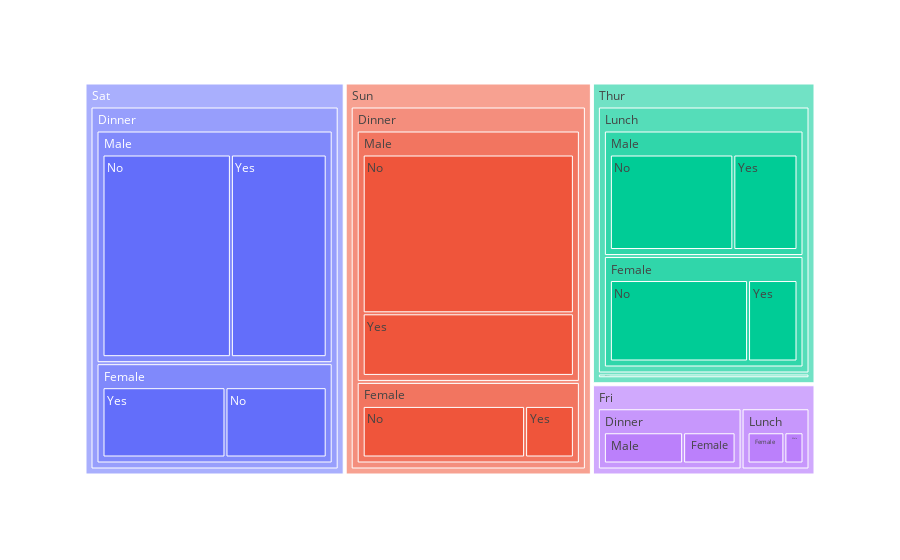

This figure's notebook cell:
### Code cell
px.treemap(data_frame=tips,
    path=['day','time','sex','smoker'],
    values='tip'
    )

### Figure 1 — Plotly figure (JSON) as saved in the notebook; plotly's stock layout.template omitted (floating-point values rounded to 4 significant figures)
{"data": [{"branchvalues": "total", "domain": {"x": [0, 1], "y": [0, 1]}, "hovertemplate": "labels=%{label}<br>tip=%{value}<br>parent=%{parent}<br>id=%{id}<extra></extra>", "ids": ["Thur/Lunch/Male/Yes", "Fri/Lunch/Male/Yes", "Sat/Lunch/Male/Yes", "Sun/Lunch/Male/Yes", "Thur/Dinner/Male/Yes", "Fri/Dinner/Male/Yes", "Sat/Dinner/Male/Yes", "Sun/Dinner/Male/Yes", "Thur/Lunch/Female/Yes", "Fri/Lunch/Female/Yes", "Sat/Lunch/Female/Yes", "Sun/Lunch/Female/Yes", "Thur/Dinner/Female/Yes", "Fri/Dinner/Female/Yes", "Sat/Dinner/Female/Yes", "Sun/Dinner/Female/Yes", "Thur/Lunch/Male/No", "Fri/Lunch/Male/No", "Sat/Lunch/Male/No", "Sun/Lunch/Male/No", "Thur/Dinner/Male/No", "Fri/Dinner/Male/No", "Sat/Dinner/Male/No", "Sun/Dinner/Male/No", "Thur/Lunch/Female/No", "Fri/Lunch/Female/No", "Sat/Lunch/Female/No", "Sun/Lunch/Female/No", "Thur/Dinner/Female/No", "Fri/Dinner/Female/No", "Sat/Dinner/Female/No", "Sun/Dinner/Female/No", "Thur/Lunch/Male", "Fri/Lunch/Male", "Sat/Lunch/Male", "Sun/Lunch/Male", "Thur/Dinner/Male", "Fri/Dinner/Male", "Sat/Dinner/Male", "Sun/Dinner/Male", "Thur/Lunch/Female", "Fri/Lunch/Female", "Sat/Lunch/Female", "Sun/Lunch/Female", "Thur/Dinner/Female", "Fri/Dinner/Female", "Sat/Dinner/Female", "Sun/Dinner/Female", "Thur/Lunch", "Fri/Lunch", "Sat/Lunch", "Sun/Lunch", "Thur/Dinner", "Fri/Dinner", "Sat/Dinner", "Sun/Dinner", "Thur", "Fri", "Sat", "Sun"], "labels": ["Yes", "Yes", "Yes", "Yes", "Yes", "Yes", "Yes", "Yes", "Yes", "Yes", "Yes", "Yes", "Yes", "Yes", "Yes", "Yes", "No", "No", "No", "No", "No", "No", "No", "No", "No", "No", "No", "No", "No", "No", "No", "No", "Male", "Male", "Male", "Male", "Male", "Male", "Male", "Male", "Female", "Female", "Female", "Female", "Female", "Female", "Female", "Female", "Lunch", "Lunch", "Lunch", "Lunch", "Dinner", "Dinner", "Dinner", "Dinner", "Thur", "Fri", "Sat", "Sun"], "name": "", "parents": ["Thur/Lunch/Male", "Fri/Lunch/Male", "Sat/Lunch/Male", "Sun/Lunch/Male", "Thur/Dinner/Male", "Fri/Dinner/Male", "Sat/Dinner/Male", "Sun/Dinner/Male", "Thur/Lunch/Female", "Fri/Lunch/Female", "Sat/Lunch/Female", "Sun/Lunch/Female", "Thur/Dinner/Female", "Fri/Dinner/Female", "Sat/Dinner/Female", "Sun/Dinner/Female", "Thur/Lunch/Male", "Fri/Lunch/Male", "Sat/Lunch/Male", "Sun/Lunch/Male", "Thur/Dinner/Male", "Fri/Dinner/Male", "Sat/Dinner/Male", "Sun/Dinner/Male", "Thur/Lunch/Female", "Fri/Lunch/Female", "Sat/Lunch/Female", "Sun/Lunch/Female", "Thur/Dinner/Female", "Fri/Dinner/Female", "Sat/Dinner/Female", "Sun/Dinner/Female", "Thur/Lunch", "Fri/Lunch", "Sat/Lunch", "Sun/Lunch", "Thur/Dinner", "Fri/Dinner", "Sat/Dinner", "Sun/Dinner", "Thur/Lunch", "Fri/Lunch", "Sat/Lunch", "Sun/Lunch", "Thur/Dinner", "Fri/Dinner", "Sat/Dinner", "Sun/Dinner", "Thur", "Fri", "Sat", "Sun", "Thur", "Fri", "Sat", "Sun", "", "", "", ""], "type": "treemap", "values": [30.58, 5.7, 0, 0, 0, 16.23, 77.74, 52.82, 20.93, 7.98, 0, 0, 0, 10.8, 43.03, 14, 58.83, 0, 0, 0, 0, 5, 104.2, 134.0, 58.49, 3, 0, 0, 3, 3.25, 35.42, 46.61, 89.41, 5.7, 0, 0, 0, 21.23, 181.9, 186.8, 79.42, 10.98, 0, 0, 3, 14.05, 78.45, 60.61, 168.8, 16.68, 0, 0, 3, 35.28, 260.4, 247.4, 171.8, 51.96, 260.4, 247.4]}], "layout": {"legend": {"tracegroupgap": 0}, "margin": {"t": 60}}}
